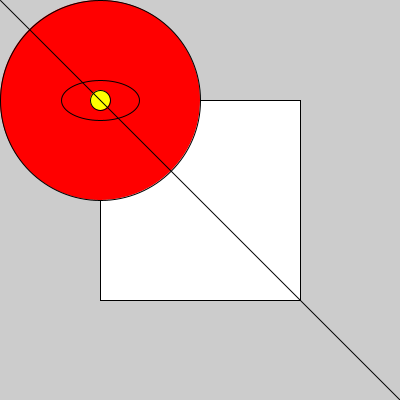
Frame 1 (no input)
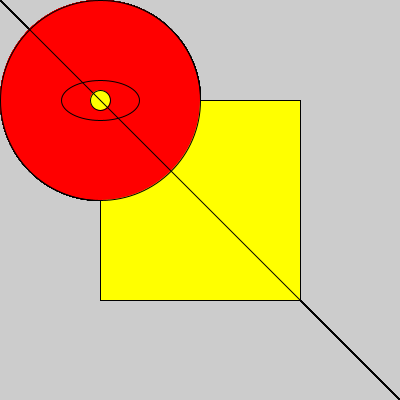
Frame 60 (the mouse pressed at the canvas centre just before this capture)
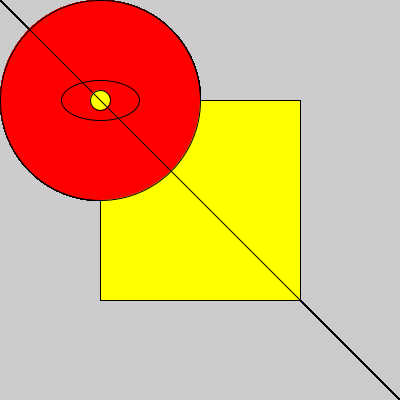
Frame 120 (the mouse held since frame 60 and released just before this capture)

The Processing sketch that drew these frames (run headless with seeded random() and noise(); from frame 60 on, the mouse is pressed at the canvas centre):

// Processing sketch: formasBasicas
// ── formasBasicas.pde
// esto es un comentario, sirve para hacer anotaciones, el computador no lo lee

void setup() {
  size(400, 400);
}

void draw() {
  rect(100, 100, 200, 200);

  fill(255, 0, 0);
  ellipse(100, 100, 200, 200);
  ellipse(100, 100, 78, 40);

  fill(255, 255, 0);
  ellipse(100, 100, 20, 20);

  line(0, 0, 400, 400);

  point(100, 100);
}
